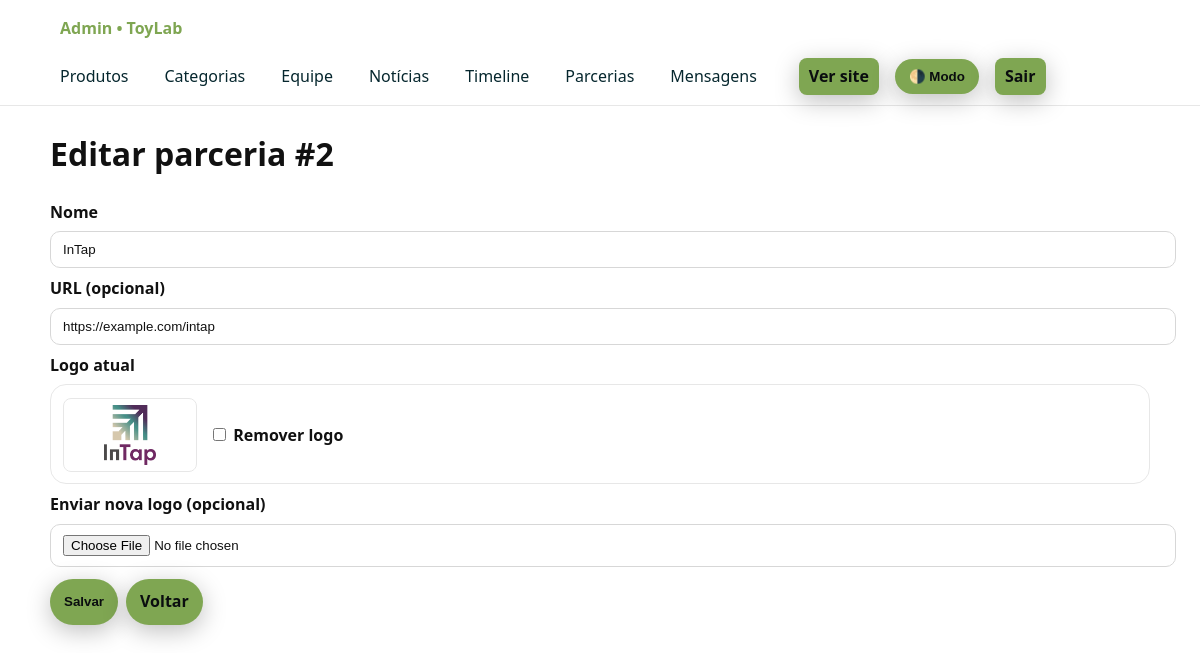
The app's page /admin/partners/edit.php?id=2 (signed in) with its own data.
### tables this page shows
CREATE TABLE IF NOT EXISTS partners (
  id INT AUTO_INCREMENT PRIMARY KEY,
  name VARCHAR(200) NOT NULL,
  logo_path VARCHAR(255) NOT NULL,
  url VARCHAR(255) NOT NULL,
  created_at DATETIME NOT NULL
);

### config/config.php (called while the page is built, shortened)
<?php
function db(): PDO {
    static $pdo;
    if (!$pdo) {
        $dsn = 'mysql:host=' . DB_HOST . ';dbname=' . DB_NAME . ';charset=utf8mb4';
        $options = [
            PDO::ATTR_ERRMODE            => PDO::ERRMODE_EXCEPTION,
            PDO::ATTR_DEFAULT_FETCH_MODE => PDO::FETCH_ASSOC,
            PDO::ATTR_EMULATE_PREPARES   => false,
        ];
        $pdo = new PDO($dsn, DB_USER, DB_PASS, $options);
    }
    return $pdo;
}
function e(?string $str): string {
    return htmlspecialchars((string)$str, ENT_QUOTES | ENT_SUBSTITUTE, 'UTF-8');
}
function base_url_root(): string {
    return BASE_URL;
}
function base_url(string $path = ''): string {
    return base_url_root() . ($path ? '/' . ltrim($path, '/') : '');
}

### config/functions.php (called while the page is built, shortened)
<?php
require_once __DIR__ . '/config.php';
function q(string $sql, array $params = []): PDOStatement {
    $stmt = db()->prepare($sql);
    $stmt->execute($params);
    return $stmt;
}
function fetch_one(string $sql, array $params = []): ?array {
    $row = q($sql, $params)->fetch(PDO::FETCH_ASSOC);
    return $row === false ? null : $row;
}

### admin/partners/edit.php (the view, shortened to what this page needs)
<?php
require_once BASE_PATH . '/config/functions.php';
require_once __DIR__ . '/../partials/header.php';
$id = (int)($_GET['id'] ?? 0);
$partner = fetch_one("SELECT * FROM partners WHERE id=?", [$id]);
$name = trim($_POST['name'] ?? $partner['name']);
$url  = trim($_POST['url']  ?? $partner['url']);
?>
<h1 class="fade-in">Editar parceria #<?= (int)$id ?></h1>
<form method="post" class="admin-form fade-in" enctype="multipart/form-data">
  <label for="name">Nome</label>
  <input id="name" name="name" class="input" required value="<?= e($name) ?>">
  <label for="url">URL (opcional)</label>
  <input id="url" name="url" class="input" value="<?= e($url) ?>">
  <label>Logo atual</label>
  <div class="card"><div class="pad">
    <div class="preview">
      <?php if (!empty($partner['logo_path'])): ?>
        <img src="<?= e(base_url($partner['logo_path'])) ?>" alt="Logo atual" style="width:120px;height:60px;object-fit:contain;background:#fff;border:1px solid #e7e7e7;border-radius:8px;padding:6px">
        <label><input type="checkbox" name="remove_logo" value="1"> Remover logo</label>
      <?php else: ?>
        <em>Sem logo</em>
      <?php endif; ?>
    </div>
  </div></div>
  <label for="logo">Enviar nova logo (opcional)</label>
  <input id="logo" name="logo" class="input" type="file" accept=".jpg,.jpeg,.png,.webp">
  <p class="form-actions">
    <button class="btn" type="submit">Salvar</button>
    <a class="btn secondary" href="<?= e(base_url('admin/partners/list.php')) ?>">Voltar</a>
  </p>
</form>
<?php require_once __DIR__ . '/../partials/footer.php'; ?>

### public/css/styles.css (style rules this page uses)
:root { --bg: #0b0d0f; --bg-soft: #12161a; --text: #e4e8ee; --muted: #aeb7c3; --brand: #7fa652; --brand-2: #06272e; --card: #101418; --card-border: #1e242b; --focus: #ffd166; --danger: #e74c3c; --ok: #2ecc71; --radius: 16px; --shadow: 0 6px 24px rgba(0,0,0,.25); --transition: .2s ease; }
html { color-scheme: dark light; }
html, body { margin:0; padding:0; }
body { font: 400 16px/1.6 system-ui, -apple-system, Segoe UI, Roboto, Ubuntu, Cantarell, Noto Sans, Arial, "Apple Color Emoji","Segoe UI Emoji"; background:#ffffff; color:#111; }
a { color: var(--brand-2); text-decoration: none; }
.btn { display:inline-flex; align-items:center; gap:8px; background: var(--brand); color:#0a0d0f; border:none; padding:10px 14px; border-radius: 999px; cursor:pointer; font-weight:600; box-shadow: var(--shadow); transition: transform var(--transition), background var(--transition); }
.card { background: #fff; border:1px solid #e7e7e7; border-radius: var(--radius); overflow: hidden; transition: transform .15s ease, box-shadow .15s ease; }
.card img { width:100%; height: 160px; object-fit: cover; display:block; }
.card .pad { padding:12px; }
.input, select, textarea { width:100%; padding:10px 12px; border-radius:10px; border:1px solid #d7d7d7; background:#fff; color:#111; }
label { display:block; font-weight:600; margin:8px 0 6px; }
.fade-in { animation: fadin .25s ease both; }
:root { --header-h: 56px; }
.form-actions { display:flex; gap:10px; flex-wrap:wrap; margin-top:12px; }
a.btn, button.btn { display:inline-flex; width:auto; white-space:nowrap; }

### admin/partners/edit.php (style rules this page uses)
.admin-form .preview { display:flex;gap:12px;align-items:center;flex-wrap:wrap }
.admin-form .form-actions { display:flex;gap:8px;flex-wrap:wrap }

### records on screen
partners: name "InTap", url "https://example.com/intap", logo_path (picture)

### other values on screen
$id "2"
